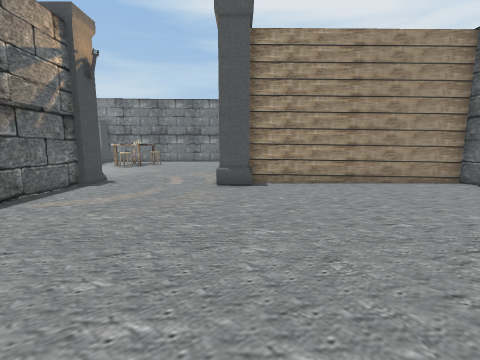
view 1 (above)

16 first-person views from a walk through a Unity game level. The camera is 1.3 m above the floor, tilts 8° down and sees 90° across. Doors are open. The floor is counted in squares, 1 m on a side. Each view is taken from the middle of a square. On the plan, view 1 faces up. The plan holds only what a view shows up to about 12 squares ahead; the rest is blank.

view 2
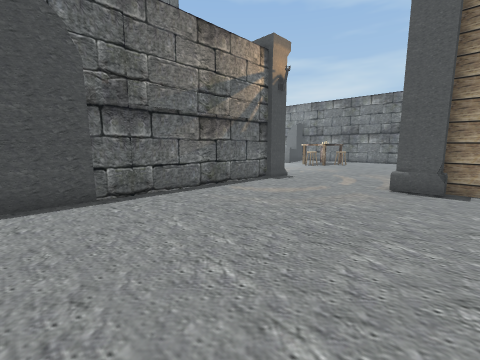

view 3
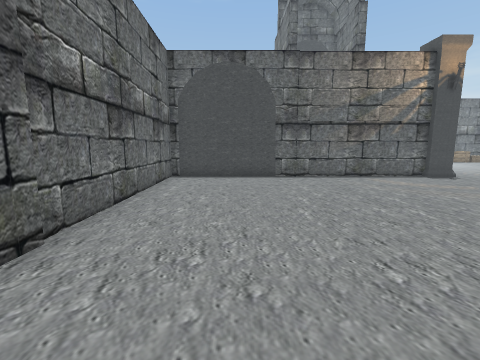

view 4
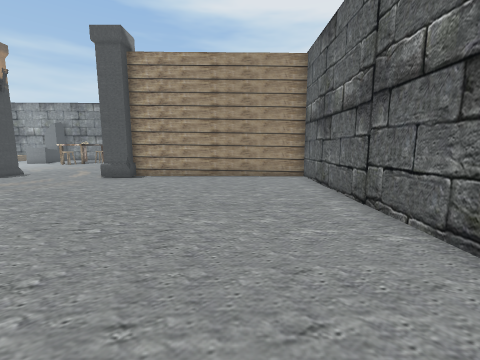

view 5
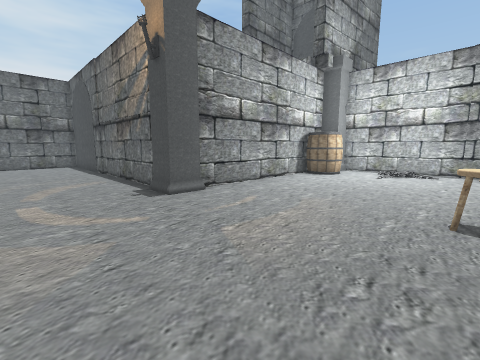

view 6
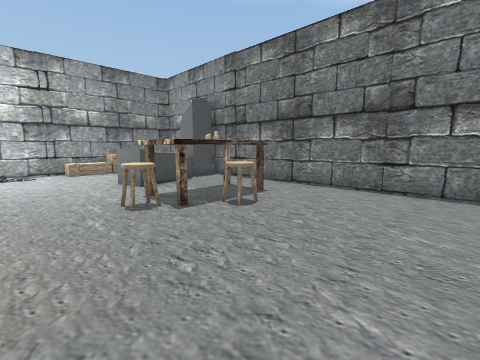

view 7
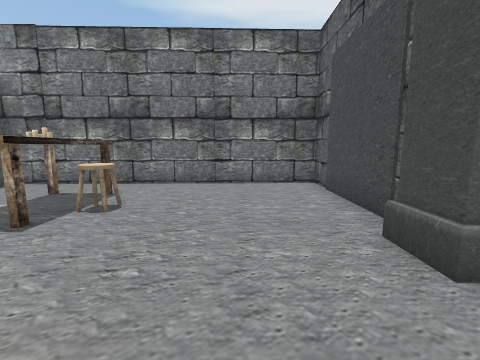

view 8
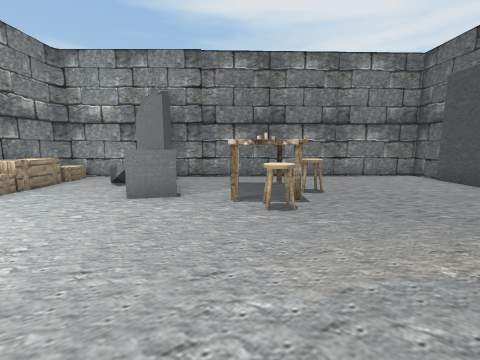

view 9
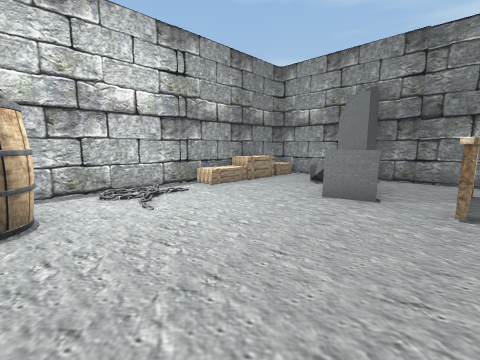

view 10
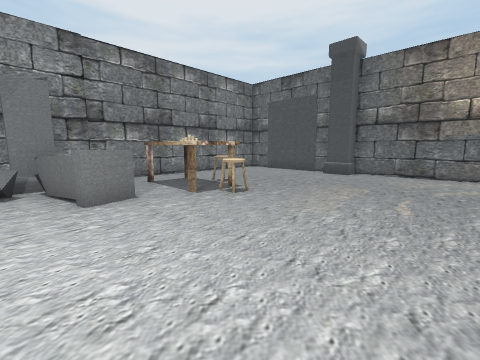

view 11
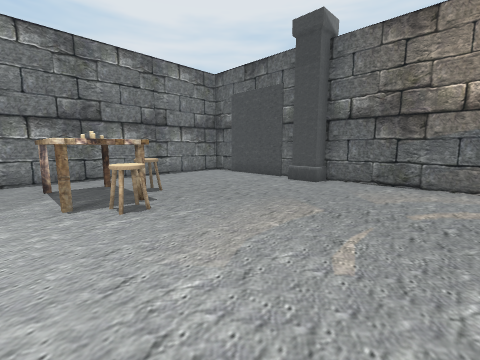

view 12
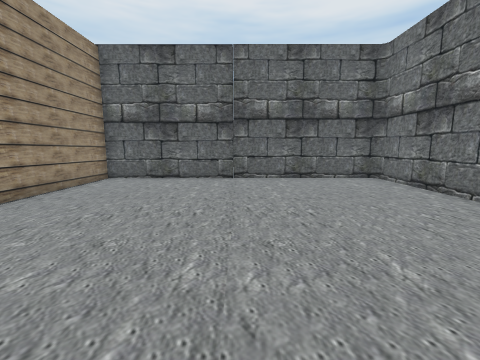

view 13
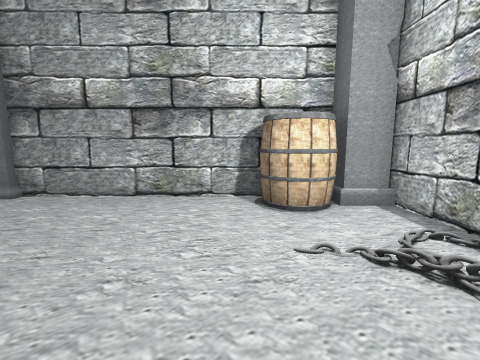

view 14
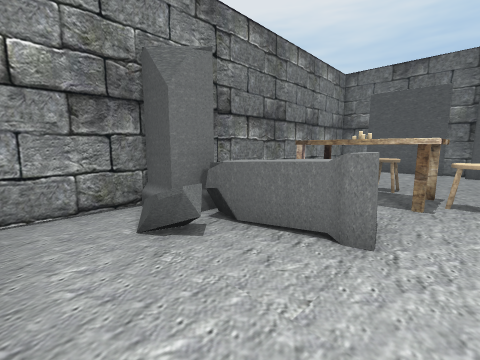

view 15
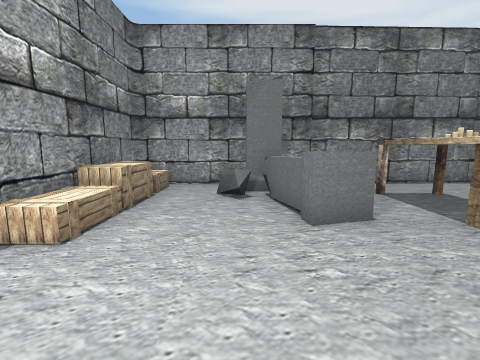

view 16
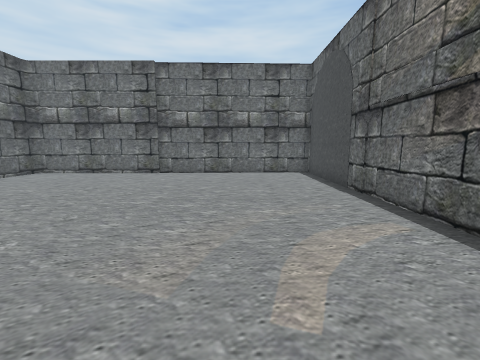

### Floor plan
Points are (right, up) in squares from view 1. A wall is a line through its corners. A room is listed if a view was taken in it or the views show most of it. See-through windows are left out.
Room 1 (views 1, 2, 3, 4, 5, 6, 7, 8, 9, 10, 11, 12, 13, 14, 15, 16)
walls: (-5.4, 8.1) (-5.4, -3) (7.8, -2.6) (7.8, 8.4) (0.3, 8.5); (-0.1, 9.9) (-0.1, 14.2); (-0.4, 15.2) (-0.4, 20.6) (-15.4, 20.2) (-15.4, 9.5); (-12.6, 8.8) (-6.3, 8.9)
ways out: open door at (-4, 1.5)
objects: crate (-15, 17) to (-14, 18); barrel (-14, 9) to (-13, 10); other object (-12, 16) to (-10, 18); table (-8, 16) to (-7, 19); stool (-7, 15); candle (-7, 17); pillar (-6, 8) to (-5, 9); stool (-6, 17); pillar (-1, 8) to (0, 9)

Positions as (right, up) in squares from view 1, and headings:
1: (0, 0), facing up
2: (1, 0), facing up-left
3: (5, 0), facing left
4: (5, -2), facing up
5: (-2, 15), facing down-left
6: (-2, 13), facing up-left
7: (-3, 12), facing up
8: (-8, 10), facing up
9: (-8, 10), facing up-left
10: (-12, 10), facing up-right
11: (-9, 10), facing up-right
12: (-2, 3), facing right
13: (-12, 15), facing down
14: (-14, 15), facing up-right
15: (-12, 12), facing up
16: (-2, 9), facing down
